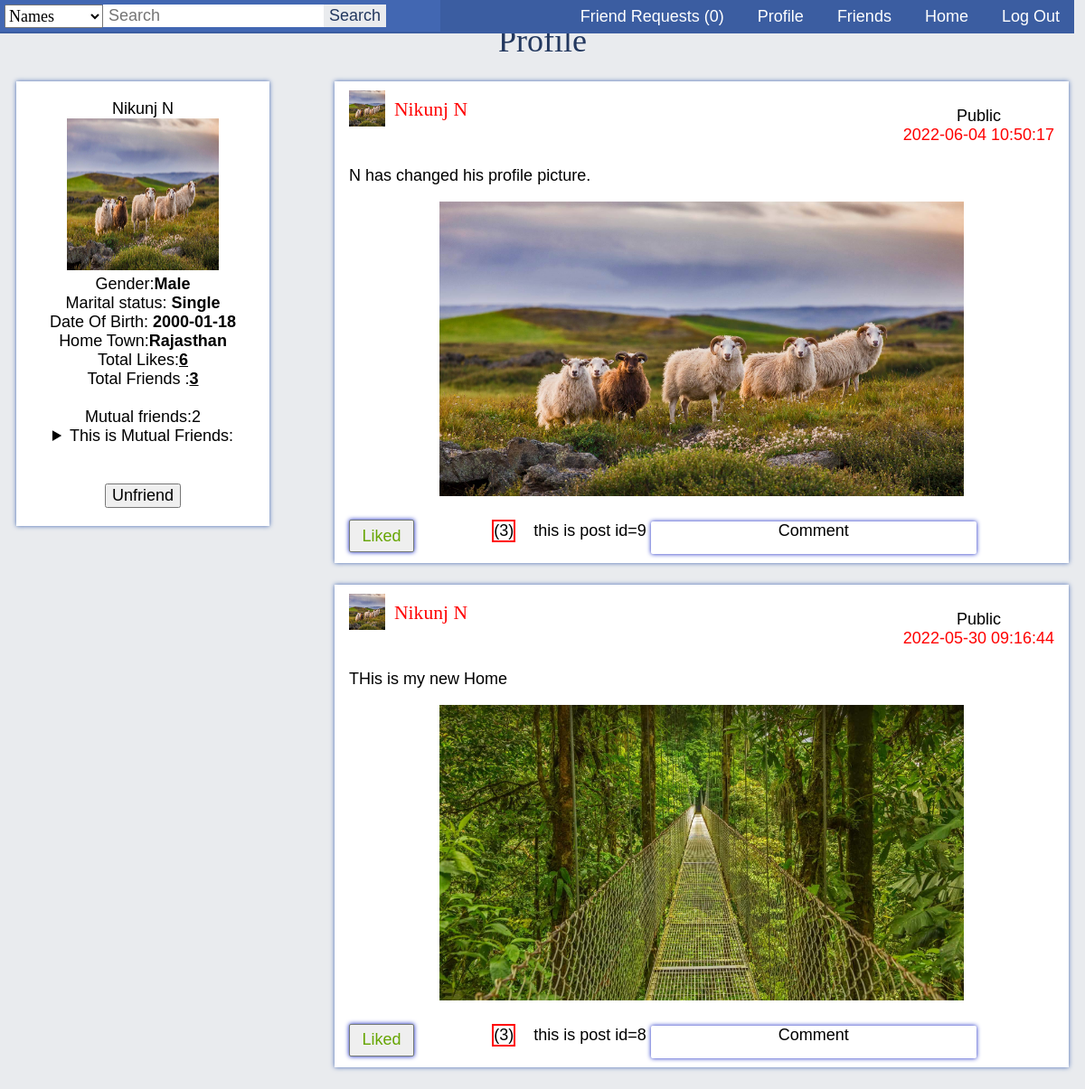
Page /profile.php?id=4 (signed in) on the committed database.
### tables this page shows
CREATE TABLE `posts` (
  `post_id` int(11) NOT NULL,
  `post_caption` text NOT NULL,
  `post_time` timestamp NOT NULL DEFAULT current_timestamp() ON UPDATE current_timestamp(),
  `post_public` char(1) NOT NULL,
  `post_by` int(11) NOT NULL
);

CREATE TABLE `users` (
  `user_id` int(11) NOT NULL,
  `user_firstname` varchar(20) NOT NULL,
  `user_lastname` varchar(20) NOT NULL,
  `user_nickname` varchar(20) DEFAULT NULL,
  `user_password` varchar(255) NOT NULL,
  `user_email` varchar(255) NOT NULL,
  `user_gender` char(1) NOT NULL,
  `user_birthdate` date NOT NULL,
  `user_status` char(1) DEFAULT NULL,
  `user_about` text DEFAULT NULL,
  `user_hometown` varchar(255) DEFAULT NULL
);

### includes/post.php (the view, shortened to what this page needs)
<div class="post">
    <p class="public">
        <?php if ($row['post_public'] == 'Y') echo 'Public'; else echo 'Private';?>
    <br>
    <span class="postedtime"><?php echo $row['post_time']; ?> </span>
    </p>
    <div>
<?php include 'profile_picture.php'; ?>
<?php
echo '<a class="profilelink" href="profile.php?id=' . $row['user_id'] .'">' . $row['user_firstname'] . ' ' . $row['user_lastname'] . '<a>';
echo'</div>';
echo '<br>';
echo '<p class="caption">' . $row['post_caption'] . '</p>';
echo '<center>';
$target = glob("data/images/posts/" . $row['post_id'] . ".*");
if($target) {
    echo '<img src="' . $target[0] . '" style="max-width:580px">';
    echo '<br><br>';
}
?>
      <button type="button" <?php  echo 'id=L'.$row['post_id']; ?>  class="Like">
        <?php
         $servername = "localhost";
         $username = "root";
         $password = "";
         $db="socialbook";
         $conn = new mysqli($servername, $username, $password,$db);
            $sqll="SELECT `post_id`, `user_id` FROM `likes` WHERE `post_id`=".$row['post_id']." and `user_id`=".$_SESSION['user_id'];
            $ress=mysqli_query($conn,$sqll);
            if(mysqli_num_rows($ress)==1)
            {
                echo 'Liked';
            }
            else
            {
                echo 'Like';
            }
            $sqll="SELECT * FROM `likes` WHERE `post_id`=".$row['post_id'];
            $ress=mysqli_query($conn,$sqll);
      ?>
      </button>
      <?php echo '<div class="likeCnt" id="P'.$row['post_id'].'">'.'('.mysqli_num_rows($ress).')'.'</div>';?>  &nbsp;&nbsp; <?php echo "this is post id=".$row['post_id'];?>
        <div class="Comments" <?php  echo 'id=C'.$row['post_id']; ?>   > <?php  $_SESSION['user_id'] ?>Comment</div>
        </center>
</div>

### profile.php (shortened to what this page needs)
<?php
$conn = connect();
?>
<?php
if(isset($_GET['id']) && $_GET['id'] != $_SESSION['user_id']) {
    $current_id = $_GET['id'];
    $isNotMyProfile = 1;
} else {
    $current_id = $_SESSION['user_id'];
    $isNotMyProfile = 0;
}
?>
<!DOCTYPE html>
<html>
<head>
    <link rel="stylesheet" type="text/css" href="resources/css/main.css">
</head>
<body>
    <div class="container">
        <?php include 'includes/navbar.php'; ?>
        <h1>Profile</h1>
        <?php
        if($isNotMyProfile == 0) {
            $postsql = "SELECT posts.post_caption, posts.post_time, users.user_firstname, users.user_lastname,
                                posts.post_public, users.user_id, users.user_gender, users.user_nickname,
                                users.user_birthdate, users.user_hometown, users.user_status, users.user_about,
                                posts.post_id
                        FROM posts
                        JOIN users
                        ON users.user_id = posts.post_by
                        WHERE posts.post_by = $current_id
                        ORDER BY posts.post_time DESC";
            $profilesql = "SELECT users.user_id, users.user_gender, users.user_hometown, users.user_status, users.user_birthdate,
                                 users.user_firstname, users.user_lastname
                          FROM users
                          WHERE users.user_id = $current_id";
            $profilequery = mysqli_query($conn, $profilesql);
        } else {
            $profilesql = "SELECT users.user_id, users.user_gender, users.user_hometown, users.user_status, users.user_birthdate,
                                    users.user_firstname, users.user_lastname, userfriends.friendship_status
                            FROM users
                            LEFT JOIN (
                                SELECT friendship.user1_id AS user_id, friendship.friendship_status
                                FROM friendship
                                WHERE friendship.user1_id = $current_id AND friendship.user2_id = {$_SESSION['user_id']}
                                UNION
                                SELECT friendship.user2_id AS user_id, friendship.friendship_status
                                FROM friendship
                                WHERE friendship.user1_id = {$_SESSION['user_id']} AND friendship.user2_id = $current_id
                            ) userfriends
                            ON userfriends.user_id = users.user_id
                            WHERE users.user_id = $current_id";
            $profilequery = mysqli_query($conn, $profilesql);
            $row = mysqli_fetch_assoc($profilequery);
            mysqli_data_seek($profilequery,0);
            if(isset($row['friendship_status'])){
                if($row['friendship_status'] == 1){
                    $postsql = "SELECT posts.post_caption, posts.post_time, users.user_firstname, users.user_lastname,
                                        posts.post_public, users.user_id, users.user_gender, users.user_nickname,
                                        users.user_birthdate, users.user_hometown, users.user_status, users.user_about,
                                        posts.post_id
                                FROM posts
                                JOIN users
                                ON users.user_id = posts.post_by
                                WHERE posts.post_by = $current_id
                                ORDER BY posts.post_time DESC";
                }
            }
        }
        $postquery = mysqli_query($conn, $postsql);
        if($postquery){
            $width = '40px';
            $height = '40px';
            if(mysqli_num_rows($postquery) == 0){
                if($isNotMyProfile == 0){
                    echo '<div class="post">';
                    echo 'You don\'t have any posts yet';
                    echo '</div>';
                } else {
                    echo '<div class="post">';
                    echo 'There is no public posts to show.';
                    echo '</div>';
                }
                include 'includes/profile.php';
            } else {
                while($row = mysqli_fetch_assoc($postquery)){
                    include 'includes/post.php';
                }
                include 'includes/profile.php';
                ?>
                <br>
                <?php
            }
        }
        ?>
    </div>
</body>
</html>

### includes/profile_picture.php
<?php
$target = glob("data/images/profiles/" . $row['user_id'] . ".*");
if($target) {
    echo '<img src="' . $target[0] . '" width="' . $width . '" height="' . $height .'">';
} else {
    if($row['user_gender'] == 'M') {
        echo '<img src="data/images/profiles/M.jpg" width="' . $width . '" height="' . $height .'">';
    } else if ($row['user_gender'] == 'F') {
        echo '<img src="data/images/profiles/F.jpg" width="' . $width . '" height="' . $height .'">';
    }
}
?>

### includes/profile.php (shortened to what this page needs)
<?php
echo '<div class="profile">';
echo '<center>';
$row = mysqli_fetch_assoc($profilequery);
$Qlike='SELECT * from `likes` WHERE `post_id` IN (SELECT `post_id` FROM `posts` WHERE `post_by`='.$row['user_id'].')';
$ResLike= mysqli_query($conn, $Qlike);
$CountOfTotalLikes=mysqli_num_rows($ResLike);
$Qlike='SELECT * FROM `friendship` WHERE (`user1_id`='.$row['user_id'].') and `friendship_status`=1';
$ResFriend= mysqli_query($conn, $Qlike);
$CountOfTotalFriend=mysqli_num_rows($ResFriend);
$Qmutual="SELECT `user2_id` FROM `friendship` WHERE `user1_id`=".$row['user_id']." and `friendship_status`=1 and `user2_id` IN (
    SELECT `user2_id` FROM `friendship` WHERE `user1_id`=".$_SESSION['user_id']." and `user2_id`!=".$row['user_id']." and `friendship_status`=1)";
$ResMutul= mysqli_query($conn, $Qmutual);
$CountOfTotalMutulFriend=mysqli_num_rows($ResMutul);
if(!empty($row['user_nickname']))
    echo $row['user_firstname'] . ' ' . $row['user_lastname'] . ' (' . $row['user_nickname'] . ')';
else
    echo $row['user_firstname'] . ' ' . $row['user_lastname'];
echo '<br>';
$width = '168px';
$height = '168px';
include 'includes/profile_picture.php';
echo '<br>';
echo "Gender:<strong>";
if($row['user_gender'] == "M")
   {
       echo 'Male';
   }
else if($row['user_gender'] == "F")
  {
      echo 'Female';
  }
echo '</strong><br>';
echo "Marital status: <strong>";
if(!empty($row['user_status'])){
    if($row['user_status'] == "S")
        echo 'Single';
    else if($row['user_status'] == "E")
        echo 'Engaged';
    else if($row['user_status'] == "M")
        echo 'Married';
    echo '</strong><br>';
}
echo "Date Of Birth: <strong>";
echo $row['user_birthdate'];
echo "</strong>";
if(!empty($row['user_hometown'])){
    echo '<br>Home Town:<strong>';
    echo $row['user_hometown'].'</strong>';
}
echo '<br>';
echo "Total Likes:<u><strong>".$CountOfTotalLikes."</u></strong>";
echo "<br>Total Friends :<u><strong>".$CountOfTotalFriend."</u></strong>";
if($row['user_id']!=$_SESSION['user_id'])
{
    echo "<br><br>Mutual friends:".$CountOfTotalMutulFriend;
    if($CountOfTotalMutulFriend!=0)
    {
        $sqlForMutulFriends="SELECT * FROM `users` WHERE `user_id` IN (SELECT `user2_id` FROM `friendship` WHERE `user1_id`=".$row['user_id']." and `friendship_status`=1 and `user2_id` IN (
            SELECT `user2_id` FROM `friendship` WHERE `user1_id`=".$_SESSION['user_id']." and `user2_id`!=".$row['user_id']." and `friendship_status`=1))";
        $sqlForMutulFriends = mysqli_query($conn, $sqlForMutulFriends);
        echo '<details><summary>This is Mutual Friends:</summary>';
            while($rowForMutulFriends = mysqli_fetch_assoc($sqlForMutulFriends)){
                echo '<br>';
            }
        echo '</details>';
    }
}
if($isNotMyProfile == 1){
    echo '<br><br>';
    echo '<button type="button" id="bbtn">';
    if(isset($row['friendship_status'])) {
        if($row['friendship_status'] == 1){
            echo 'Unfriend';
        } else if ($row['friendship_status'] == 0){
            echo 'Request Panding,cancle it?';
        }
    } else {
        echo 'send Friend Request';
    }
    echo '</button>';
}
echo'</div>';
?>

### resources/css/main.css (style rules this page uses)
body { margin: 0; font-family: Fontin, Arial, Verdana; font-size: 18px; background-color: #e9ebee; }
button { font-family: Fontin, Arial, Verdana; font-size: 18px; }
span { color: red; }
.container { margin: 0 auto; width: 99vw; }
.post, .createpost { background-color: white; box-shadow: 0 0 5px #4267b2; margin: auto; width: 65vw; padding: 10px 16px; overflow: auto; display: block; }
.post .public { float: right; text-align: center; width: auto; }
h1 { font-family: Fontin SmallCaps; color: #23385f; font-weight: normal; text-align: center; }
.Comments { border-radius: 2px; box-shadow: 0 0 5px #0c1ec0; border-radius: 2px; width: 30vw; display: inline-block; height: 3vw; }
.likeCnt { border: 2px solid red; display: inline-block; margin-left: auto; }
.Like { box-shadow: 0 0 5px #0c1ec0; border-radius: 2px; border: 1px solid rgb(116, 122, 116); float:left; color:rgb(102, 165, 2); width: 6vw; height: 3vw; }
h3, a.profilelink { font-family: Fontin SmallCaps; color: red; font-weight: normal; font-size: 120%; margin-bottom: 0; margin-top: 0; display: inline-block; margin-left: 5px; vertical-align: 12px; text-decoration: none; }

### profile.php (style rules this page uses)
.post { margin-right: 1vw; float: right; margin-bottom: 3vh; }
.profile { margin-left: 1vw; background-color: white; box-shadow: 0 0 5px #4267b2; width: 20vw; padding: 20px; }

### rows in the picture
posts: post_public "Public", post_time "2022-06-04 10:50:17", post_by.user_firstname "Nikunj", post_by.user_lastname "N", post_caption "N has changed his profile picture.", shows a picture, mysqli_num_rows($ress) "3", post_id "9"
posts: post_public "Public", post_time "2022-05-30 09:16:44", post_by.user_firstname "Nikunj", post_by.user_lastname "N", post_caption "THis is my new Home", shows a picture, mysqli_num_rows($ress) "3", post_id "8"
users: user_firstname "Nikunj", user_lastname "N", user_birthdate "2000-01-18", user_hometown "Rajasthan"

### other values in the picture
$row['count'] "0"
$CountOfTotalLikes "6"
$CountOfTotalFriend "3"
$CountOfTotalMutulFriend "2"
